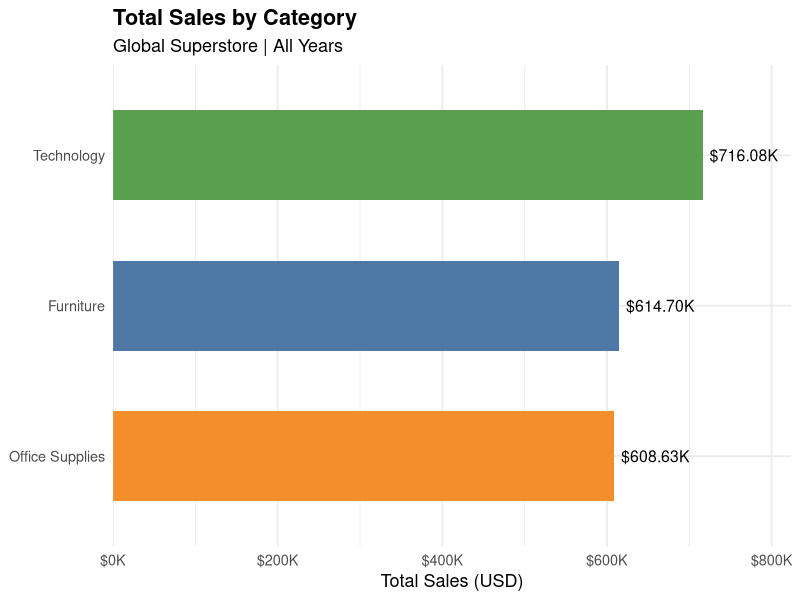
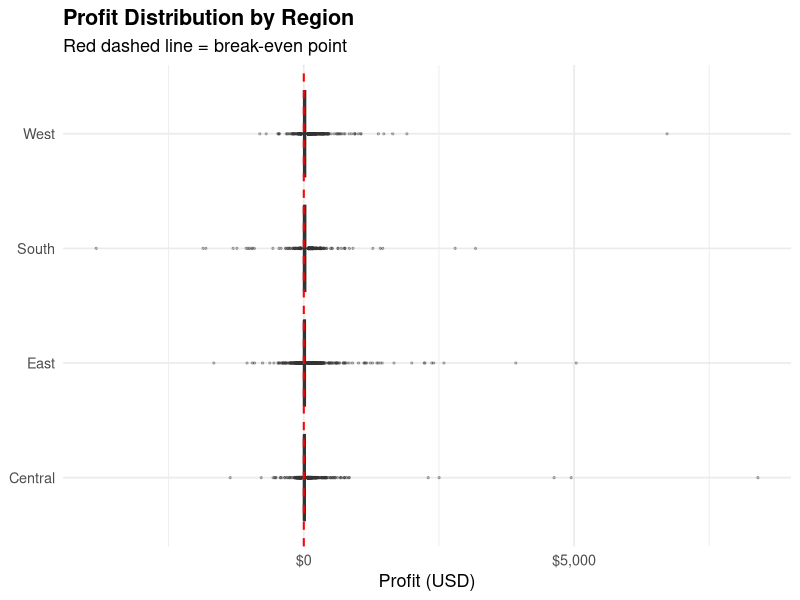
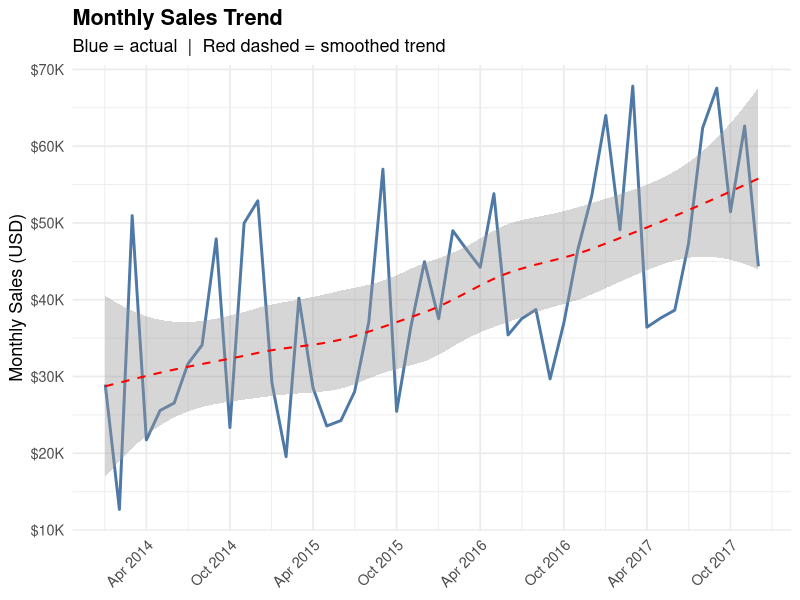
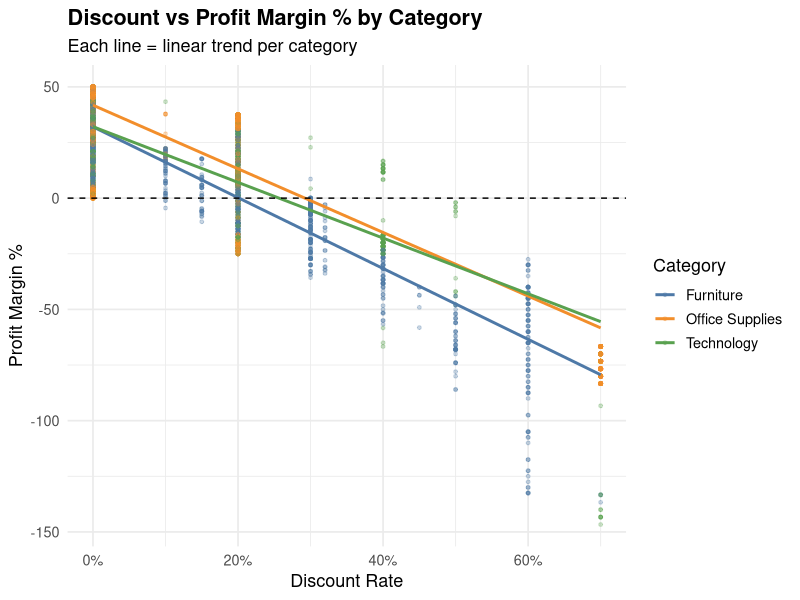
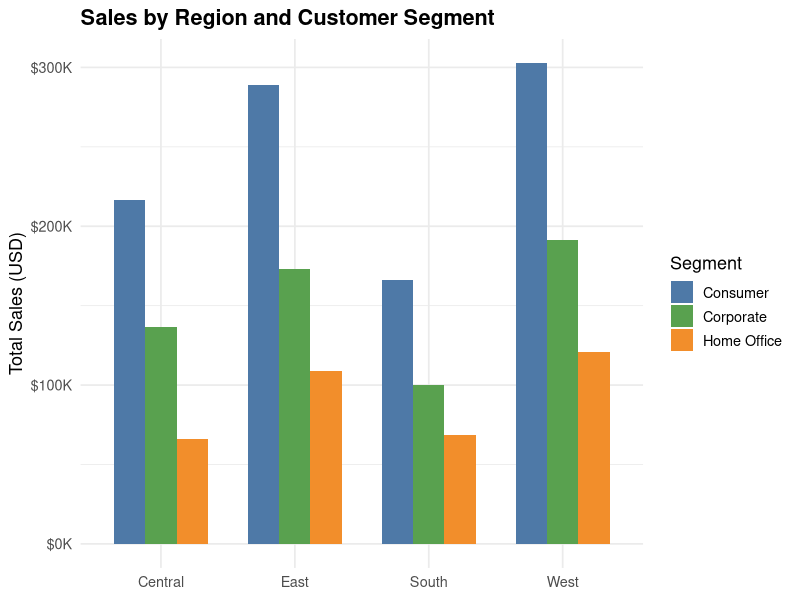
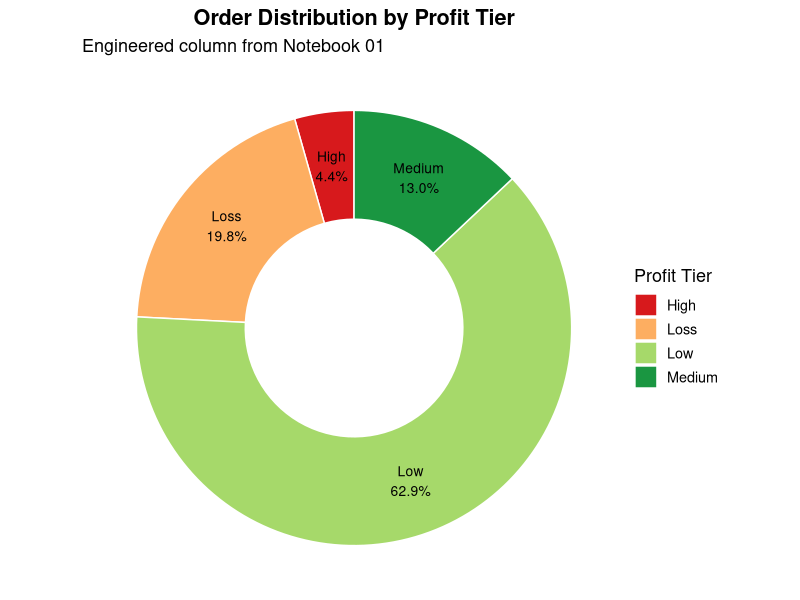
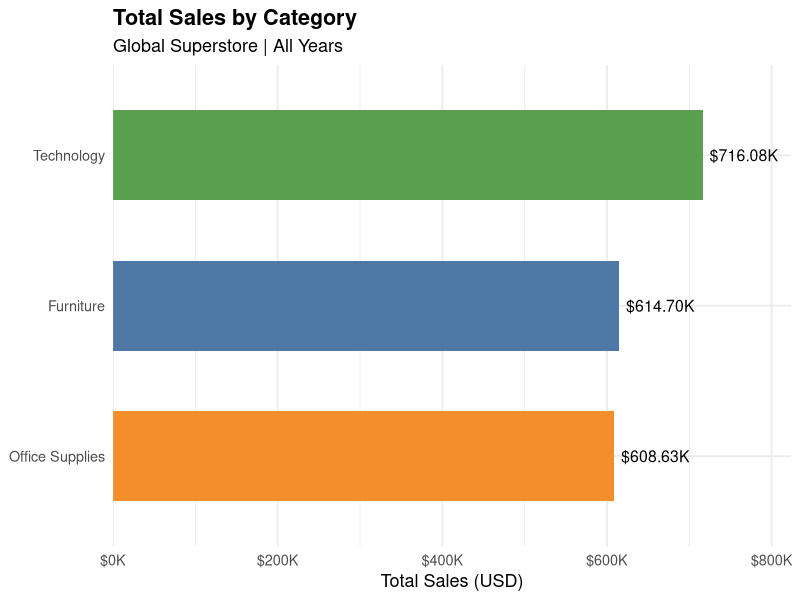
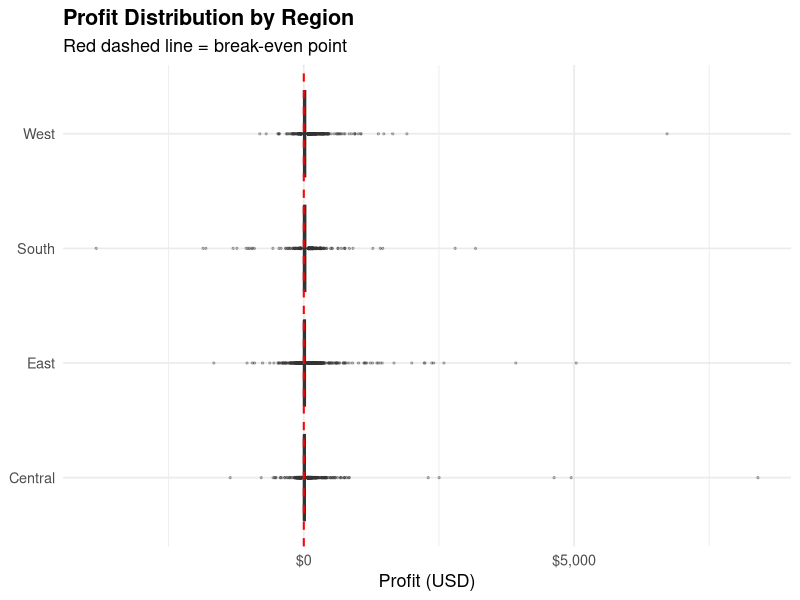

R code for these plots, in order:
## ---- chunk 1
options(timeout = 300)
options(repos = c(CRAN = "https://cloud.r-project.org"))

packages <- c("S7", "tidyverse", "scales", "lubridate", "ggthemes")

for (pkg in packages) {
  if (!requireNamespace(pkg, quietly = TRUE)) {
    cat("📦 Installing:", pkg, "\n")
    install.packages(pkg, type = "binary")
  } else {
    cat("✅ Already installed:", pkg, "\n")
  }
}

library(tidyverse)
library(scales)
library(lubridate)
library(ggthemes)

cat("\n✅ All libraries loaded successfully\n")
## ---- chunk 2
df <- read_csv("../data/processed/superstore_clean.csv")

cat("Rows   :", nrow(df), "\n")
cat("Columns:", ncol(df), "\n")

glimpse(df)
## ---- chunk 3
df <- df %>%
  mutate(
    Order.Date    = as.Date(`Order Date`,  format = "%Y-%m-%d"),
    Segment       = as.factor(Segment),
    Region        = as.factor(Region),
    Category      = as.factor(Category),
    `Ship Mode`   = as.factor(`Ship Mode`),
    `Profit Tier` = as.factor(`Profit Tier`)
  )

cat("✅ Data types fixed\n")
cat("Segments  :", levels(df$Segment),  "\n")
cat("Regions   :", levels(df$Region),   "\n")
cat("Categories:", levels(df$Category), "\n")
## ---- chunk 4
chart1 <- df %>%
  group_by(Category) %>%
  summarise(Total_Sales = sum(Sales, na.rm = TRUE)) %>%
  ggplot(aes(x = reorder(Category, Total_Sales),
             y = Total_Sales,
             fill = Category)) +
  geom_col(show.legend = FALSE, width = 0.6) +
  geom_text(aes(label = dollar(Total_Sales, scale = 0.001, suffix = "K")),
            hjust = -0.1, size = 4) +
  coord_flip() +
  scale_y_continuous(
    labels = dollar_format(scale = 0.001, suffix = "K"),
    expand = expansion(mult = c(0, 0.15))
  ) +
  scale_fill_manual(values = c(
    "Furniture"       = "#4e79a7",
    "Office Supplies" = "#f28e2b",
    "Technology"      = "#59a14f"
  )) +
  labs(title    = "Total Sales by Category",
       subtitle = "Global Superstore | All Years",
       x = NULL, y = "Total Sales (USD)") +
  theme_minimal(base_size = 13) +
  theme(plot.title = element_text(face = "bold"))

print(chart1)
ggsave("../reports/r_chart1_sales_category.png",
       chart1, width = 8, height = 4, dpi = 150)
cat("✅ Saved: r_chart1_sales_category.png\n")
## ---- chunk 5
chart2 <- df %>%
  filter(`Profit Margin %` > -100) %>%
  ggplot(aes(x = reorder(Region, Profit, median),
             y = Profit,
             fill = Region)) +
  geom_boxplot(outlier.size  = 0.5,
               outlier.alpha = 0.3,
               show.legend   = FALSE) +
  geom_hline(yintercept = 0, linetype = "dashed",
             color = "red", linewidth = 0.7) +
  coord_flip() +
  scale_y_continuous(labels = dollar_format()) +
  scale_fill_brewer(palette = "Set2") +
  labs(title    = "Profit Distribution by Region",
       subtitle = "Red dashed line = break-even point",
       x = NULL, y = "Profit (USD)") +
  theme_minimal(base_size = 13) +
  theme(plot.title = element_text(face = "bold"))

print(chart2)
ggsave("../reports/r_chart2_profit_region.png",
       chart2, width = 8, height = 4, dpi = 150)
cat("✅ Saved: r_chart2_profit_region.png\n")
## ---- chunk 6
chart3 <- df %>%
  mutate(YearMonth = floor_date(Order.Date, "month")) %>%
  group_by(YearMonth) %>%
  summarise(Monthly_Sales = sum(Sales, na.rm = TRUE)) %>%
  ggplot(aes(x = YearMonth, y = Monthly_Sales)) +
  geom_line(color = "#4e79a7", linewidth = 1) +
  geom_smooth(method   = "loess", se = TRUE,
              color    = "red",
              linetype = "dashed", linewidth = 0.7) +
  scale_x_date(date_breaks = "6 months",
               date_labels = "%b %Y") +
  scale_y_continuous(labels = dollar_format(scale = 0.001, suffix = "K")) +
  labs(title    = "Monthly Sales Trend",
       subtitle = "Blue = actual  |  Red dashed = smoothed trend",
       x = NULL, y = "Monthly Sales (USD)") +
  theme_minimal(base_size = 13) +
  theme(plot.title  = element_text(face = "bold"),
        axis.text.x = element_text(angle = 45, hjust = 1))

print(chart3)
ggsave("../reports/r_chart3_monthly_trend.png",
       chart3, width = 10, height = 4, dpi = 150)
cat("✅ Saved: r_chart3_monthly_trend.png\n")
## ---- chunk 7
chart4 <- df %>%
  filter(`Profit Margin %` > -150) %>%
  ggplot(aes(x     = Discount,
             y     = `Profit Margin %`,
             color = Category)) +
  geom_point(alpha = 0.3, size = 1) +
  geom_smooth(method = "lm", se = FALSE, linewidth = 1) +
  geom_hline(yintercept = 0, linetype = "dashed", color = "black") +
  scale_x_continuous(labels = percent_format()) +
  scale_color_manual(values = c(
    "Furniture"       = "#4e79a7",
    "Office Supplies" = "#f28e2b",
    "Technology"      = "#59a14f"
  )) +
  labs(title    = "Discount vs Profit Margin % by Category",
       subtitle = "Each line = linear trend per category",
       x        = "Discount Rate",
       y        = "Profit Margin %",
       color    = "Category") +
  theme_minimal(base_size = 13) +
  theme(plot.title = element_text(face = "bold"))

print(chart4)
ggsave("../reports/r_chart4_discount_profit.png",
       chart4, width = 9, height = 5, dpi = 150)
cat("✅ Saved: r_chart4_discount_profit.png\n")
## ---- chunk 8
chart5 <- df %>%
  group_by(Region, Segment) %>%
  summarise(Total_Sales = sum(Sales, na.rm = TRUE), .groups = "drop") %>%
  ggplot(aes(x = Region, y = Total_Sales, fill = Segment)) +
  geom_col(position = "dodge", width = 0.7) +
  scale_y_continuous(labels = dollar_format(scale = 0.001, suffix = "K")) +
  scale_fill_manual(values = c(
    "Consumer"    = "#4e79a7",
    "Corporate"   = "#59a14f",
    "Home Office" = "#f28e2b"
  )) +
  labs(title    = "Sales by Region and Customer Segment",
       x = NULL, y = "Total Sales (USD)", fill = "Segment") +
  theme_minimal(base_size = 13) +
  theme(plot.title = element_text(face = "bold"))

print(chart5)
ggsave("../reports/r_chart5_segment_region.png",
       chart5, width = 9, height = 5, dpi = 150)
cat("✅ Saved: r_chart5_segment_region.png\n")
## ---- chunk 9
tier_counts <- df %>%
  count(`Profit Tier`) %>%
  mutate(
    pct   = n / sum(n),
    label = paste0(`Profit Tier`, "\n", percent(pct, accuracy = 0.1))
  )

chart6 <- ggplot(tier_counts,
                 aes(x = 2, y = n, fill = `Profit Tier`)) +
  geom_col(width = 1, color = "white") +
  coord_polar(theta = "y") +
  xlim(0.5, 2.5) +
  geom_text(aes(label = label),
            position = position_stack(vjust = 0.5), size = 3.5) +
  scale_fill_brewer(palette = "RdYlGn") +
  labs(title    = "Order Distribution by Profit Tier",
       subtitle = "Engineered column from Notebook 01",
       fill     = "Profit Tier") +
  theme_void(base_size = 13) +
  theme(plot.title = element_text(face = "bold", hjust = 0.5))

print(chart6)
ggsave("../reports/r_chart6_profit_tier.png",
       chart6, width = 7, height = 6, dpi = 150)
cat("✅ Saved: r_chart6_profit_tier.png\n")
## ---- chunk 10
cat("========================================\n")
cat("  Notebook 07 — R EDA Complete\n")
cat("========================================\n")
cat("→ Next: app.R — Shiny Dashboard\n")
